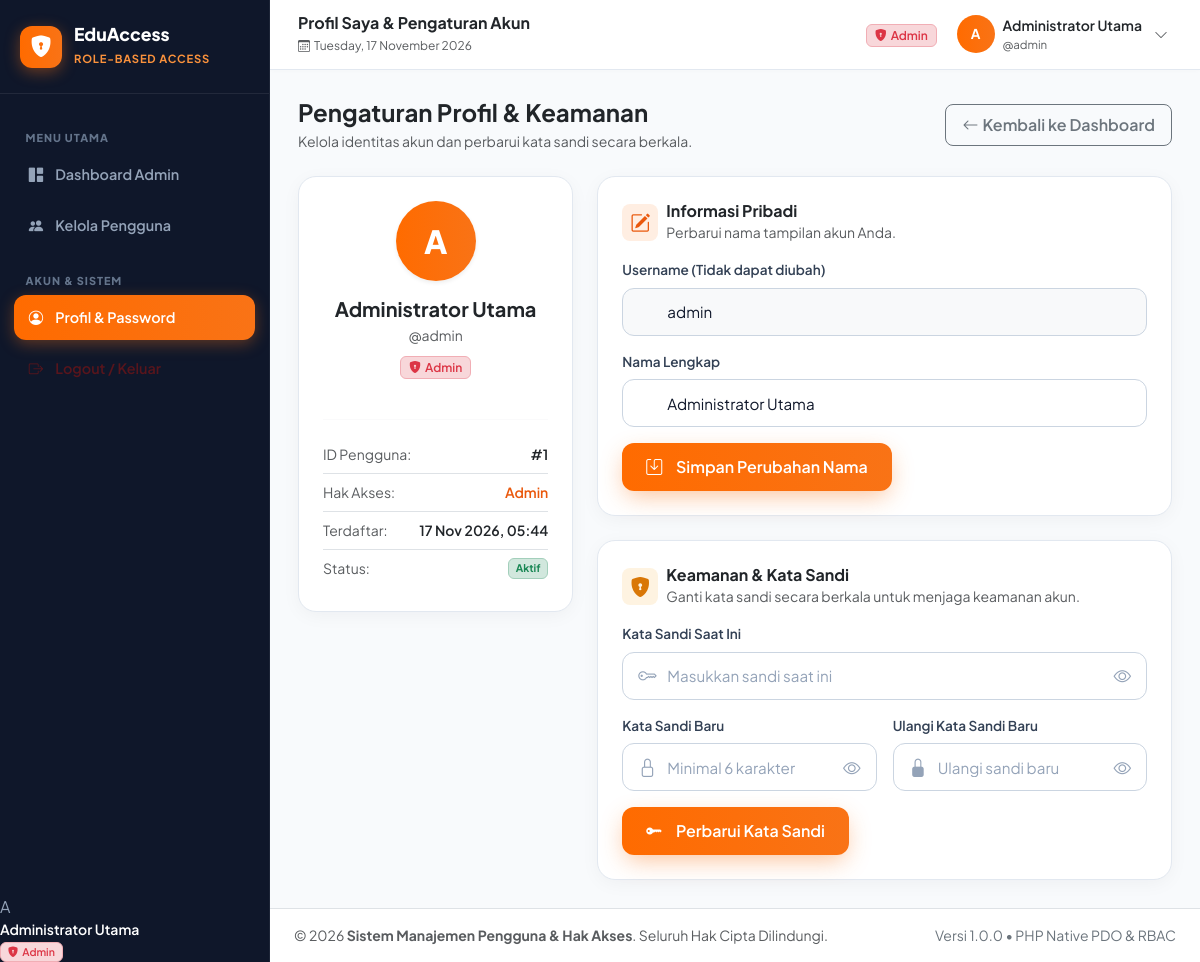
The page /profil.php (signed in) on the database its author committed.
### tables this page shows
CREATE TABLE IF NOT EXISTS `users` (
  `id` INT AUTO_INCREMENT PRIMARY KEY,
  `nama` VARCHAR(100) NOT NULL,
  `username` VARCHAR(50) NOT NULL UNIQUE,
  `password` VARCHAR(255) NOT NULL,
  `role` ENUM('admin', 'petugas', 'siswa') NOT NULL,
  `created_at` TIMESTAMP DEFAULT CURRENT_TIMESTAMP
);

### profil.php (the view, shortened to what this page needs)
<?php
require_once __DIR__ . '/includes/header.php';
$userId = $_SESSION['user_id'];
try {
    $stmt = $pdo->prepare('SELECT id, nama, username, password, role, created_at FROM users WHERE id = :id LIMIT 1');
    $stmt->execute([':id' => $userId]);
    $user = $stmt->fetch();
} catch (PDOException $e) {
    die("Terjadi kesalahan: " . $e->getMessage());
}
?>
<div class="container-fluid p-0">
    <div class="d-flex flex-column flex-md-row justify-content-between align-items-md-center mb-4 gap-3">
        <div>
            <h4 class="fw-bold text-dark mb-1">Pengaturan Profil &amp; Keamanan</h4>
            <p class="text-muted small mb-0">Kelola identitas akun dan perbarui kata sandi secara berkala.</p>
        </div>
        <div>
            <a href="<?= BASE_URL ?>dashboard.php" class="btn btn-outline-secondary rounded-3 px-3 py-2 small fw-semibold">
                <i class="bi bi-arrow-left me-1"></i>Kembali ke Dashboard
            </a>
        </div>
    </div>
    <div class="row g-4">
        <div class="col-lg-4">
            <div class="card card-modern p-4 text-center">
                <div class="position-relative d-inline-block mx-auto mb-3">
                    <div class="rounded-circle text-white d-flex align-items-center justify-content-center shadow-sm" style="width: 80px; height: 80px; font-size: 2rem; font-weight: 800; background: var(--orange-gradient);">
                        <?= strtoupper(substr($user['nama'], 0, 1)) ?>
                    </div>
                </div>
                <h5 class="fw-bold text-dark mb-1"><?= e($user['nama']) ?></h5>
                <p class="text-muted small mb-2">@<?= e($user['username']) ?></p>
                <div class="mb-4">
                    <?= getRoleBadge($user['role']) ?>
                </div>
                <hr class="border-light-subtle">
                <div class="text-start small">
                    <div class="d-flex justify-content-between py-2 border-bottom">
                        <span class="text-muted">ID Pengguna:</span>
                        <span class="fw-semibold text-dark">#<?= e($user['id']) ?></span>
                    </div>
                    <div class="d-flex justify-content-between py-2 border-bottom">
                        <span class="text-muted">Hak Akses:</span>
                        <span class="fw-semibold text-capitalize" style="color: #ea580c;"><?= e($user['role']) ?></span>
                    </div>
                    <div class="d-flex justify-content-between py-2 border-bottom">
                        <span class="text-muted">Terdaftar:</span>
                        <span class="fw-semibold text-dark"><?= date('d M Y, H:i', strtotime($user['created_at'])) ?></span>
                    </div>
                    <div class="d-flex justify-content-between py-2">
                        <span class="text-muted">Status:</span>
                        <span class="badge bg-success-subtle text-success border border-success-subtle">Aktif</span>
                    </div>
                </div>
            </div>
        </div>
        <div class="col-lg-8">
            <div class="card card-modern p-4 mb-4">
                <div class="d-flex align-items-center gap-2 mb-3">
                    <div class="badge p-2 rounded-3" style="background: rgba(249, 115, 22, 0.12); color: #ea580c;">
                        <i class="bi bi-pencil-square fs-5"></i>
                    </div>
                    <div>
                        <h6 class="fw-bold text-dark mb-0">Informasi Pribadi</h6>
                        <small class="text-muted">Perbarui nama tampilan akun Anda.</small>
                    </div>
                </div>
                <form action="<?= BASE_URL ?>profil.php" method="POST">
                    <div class="mb-3">
                        <label for="username_dis" class="form-label-dark">Username (Tidak dapat diubah)</label>
                        <input type="text" id="username_dis" class="form-control-light bg-light" value="<?= e($user['username']) ?>" disabled>
                    </div>
                    <div class="mb-3">
                        <label for="nama" class="form-label-dark">Nama Lengkap</label>
                        <input type="text" name="nama" id="nama" class="form-control-light" value="<?= e($user['nama']) ?>" required>
                    </div>
                    <div class="text-end">
                        <button type="submit" class="btn btn-orange-gradient px-4 py-2 small fw-semibold my-0" style="width: auto;">
                            <i class="bi bi-save me-1"></i>Simpan Perubahan Nama
                        </button>
                    </div>
                </form>
            </div>
            <div class="card card-modern p-4">
                <div class="d-flex align-items-center gap-2 mb-3">
                    <div class="badge p-2 rounded-3" style="background: rgba(245, 158, 11, 0.12); color: #d97706;">
                        <i class="bi bi-shield-lock-fill fs-5"></i>
                    </div>
                    <div>
                        <h6 class="fw-bold text-dark mb-0">Keamanan &amp; Kata Sandi</h6>
                        <small class="text-muted">Ganti kata sandi secara berkala untuk menjaga keamanan akun.</small>
                    </div>
                </div>
                <form action="<?= BASE_URL ?>profil.php" method="POST">
                    <div class="mb-3">
                        <label for="password_lama" class="form-label-dark">Kata Sandi Saat Ini</label>
                        <div class="input-light-group mb-0">
                            <i class="bi bi-key input-icon-light"></i>
                            <input type="password" name="password_lama" id="password_lama" class="form-control-light" placeholder="Masukkan sandi saat ini" required>
                            <button type="button" class="btn-toggle-password-light" data-target="password_lama" aria-label="Toggle Sandi">
                                <i class="bi bi-eye"></i>
                            </button>
                        </div>
                    </div>
                    <div class="row g-3 mb-3">
                        <div class="col-md-6">
                            <label for="password_baru" class="form-label-dark">Kata Sandi Baru</label>
                            <div class="input-light-group mb-0">
                                <i class="bi bi-lock input-icon-light"></i>
                                <input type="password" name="password_baru" id="password_baru" class="form-control-light" placeholder="Minimal 6 karakter" required>
                                <button type="button" class="btn-toggle-password-light" data-target="password_baru" aria-label="Toggle Sandi">
                                    <i class="bi bi-eye"></i>
                                </button>
                            </div>
                        </div>
                        <div class="col-md-6">
                            <label for="konfirmasi_password" class="form-label-dark">Ulangi Kata Sandi Baru</label>
                            <div class="input-light-group mb-0">
                                <i class="bi bi-lock-fill input-icon-light"></i>
                                <input type="password" name="konfirmasi_password" id="konfirmasi_password" class="form-control-light" placeholder="Ulangi sandi baru" required>
                                <button type="button" class="btn-toggle-password-light" data-target="konfirmasi_password" aria-label="Toggle Sandi">
                                    <i class="bi bi-eye"></i>
                                </button>
                            </div>
                        </div>
                    </div>
                    <div class="text-end">
                        <button type="submit" class="btn btn-orange-gradient px-4 py-2 small fw-semibold my-0" style="width: auto;">
                            <i class="bi bi-key-fill me-1"></i>Perbarui Kata Sandi
                        </button>
                    </div>
                </form>
            </div>
        </div>
    </div>
</div>
<?php require_once __DIR__ . '/includes/footer.php'; ?>

### assets/css/style.css (style rules this page uses)
:root { --bg-light-base: #f8fafc; --bg-light-surface: #ffffff; --bg-light-subtle: #f1f5f9; --card-border: #e2e8f0; --card-border-hover: #cbd5e1; --orange-main: #f97316; --orange-dark: #ea580c; --orange-light: #fb923c; --orange-gradient: linear-gradient(90deg, #ff6b00 0%, #f97316 100%); --orange-glow: rgba(249, 115, 22, 0.35); --text-heading: #0f172a; --text-body: #334155; --text-muted: #64748b; --text-light: #94a3b8; --sidebar-bg: #0f172a; --sidebar-hover: #1e293b; --sidebar-active: linear-gradient(135deg, #f97316 0%, #ea580c 100%); --sidebar-text: #94a3b8; --border-radius-xl: 24px; --border-radius-lg: 18px; --border-radius-md: 12px; --border-radius-sm: 8px; --transition: all 0.25s cubic-bezier(0.4, 0, 0.2, 1); }
body { font-family: 'Plus Jakarta Sans', -apple-system, BlinkMacSystemFont, sans-serif; background-color: var(--bg-light-base); color: var(--text-body); min-height: 100vh; overflow-x: hidden; }
.form-label-dark { display: block; text-align: left; color: #334155; font-size: 0.85rem; font-weight: 600; margin-bottom: 0.45rem; }
.input-light-group { position: relative; margin-bottom: 1.25rem; }
.input-icon-light { position: absolute; left: 1rem; top: 50%; transform: translateY(-50%); color: #94a3b8; font-size: 1.15rem; z-index: 5; }
.form-control-light { width: 100%; height: 48px; background-color: #ffffff; border: 1.5px solid #cbd5e1; border-radius: var(--border-radius-md); padding-left: 2.75rem; padding-right: 2.75rem; color: #0f172a; font-size: 0.95rem; transition: var(--transition); }
.form-control-light::placeholder { color: #94a3b8; }
.btn-toggle-password-light { position: absolute; right: 0.75rem; top: 50%; transform: translateY(-50%); background: transparent; border: none; color: #94a3b8; font-size: 1.1rem; cursor: pointer; padding: 0.25rem; z-index: 5; transition: var(--transition); }
.btn-orange-gradient { width: 100%; height: 48px; background: var(--orange-gradient); border: none; border-radius: var(--border-radius-md); color: #ffffff; font-weight: 700; font-size: 1rem; display: flex; align-items: center; justify-content: center; gap: 0.6rem; box-shadow: 0 8px 24px -4px rgba(249, 115, 22, 0.45); transition: var(--transition); cursor: pointer; margin-top: 0.5rem; margin-bottom: 1.5rem; }
.card-modern { background-color: #ffffff; border: 1px solid var(--card-border); border-radius: var(--border-radius-lg); box-shadow: 0 4px 20px -2px rgba(15, 23, 42, 0.05); color: var(--text-body); transition: var(--transition); }

### rows shown on the page
users: nama "A", nama "Administrator Utama", username "admin", id "1", role "Admin", created_at "17 Nov 2026, 05:44"

### other values the page prints
APP_NAME "EduAccess"
substr($currentUser['nama'], 0, 1) "A"
$currentUser['nama'] "Administrator Utama"
$pageTitle "Profil Saya & Pengaturan Akun"
$currentUser['username'] "admin"
APP_TITLE "Sistem Manajemen Pengguna & Hak Akses"
